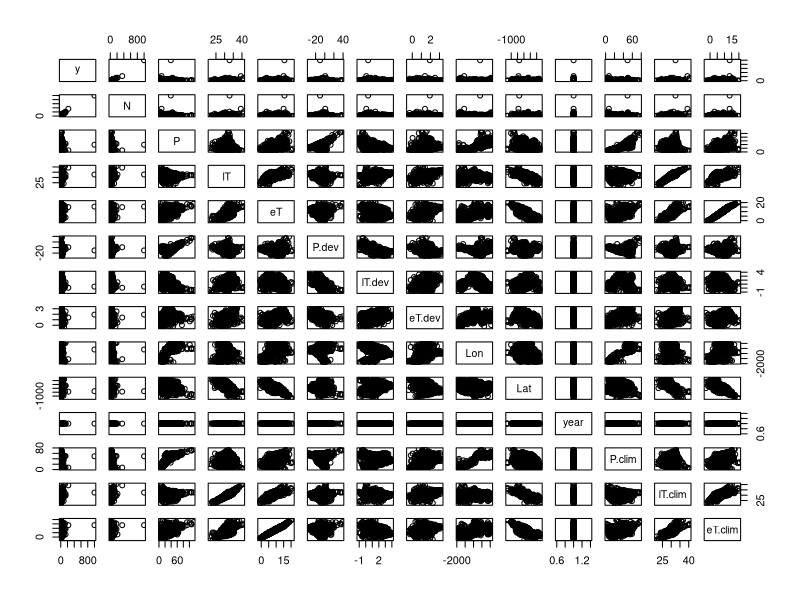
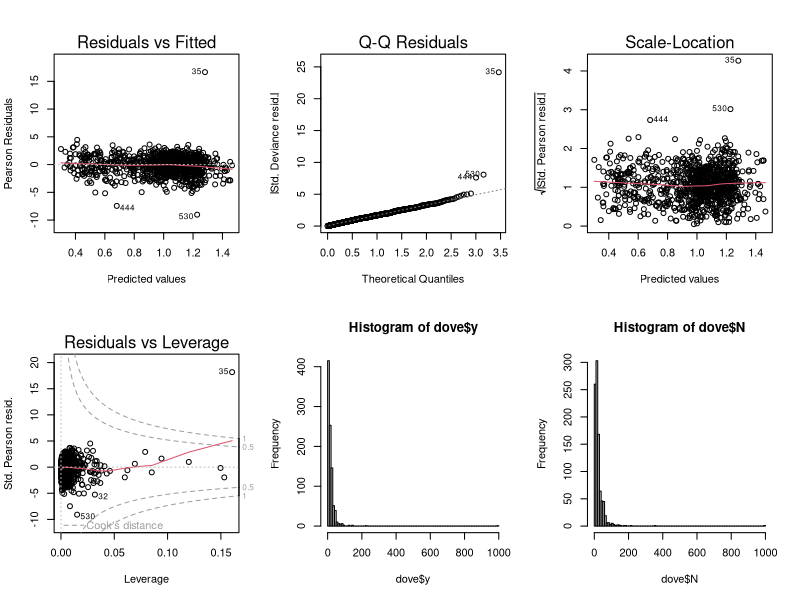
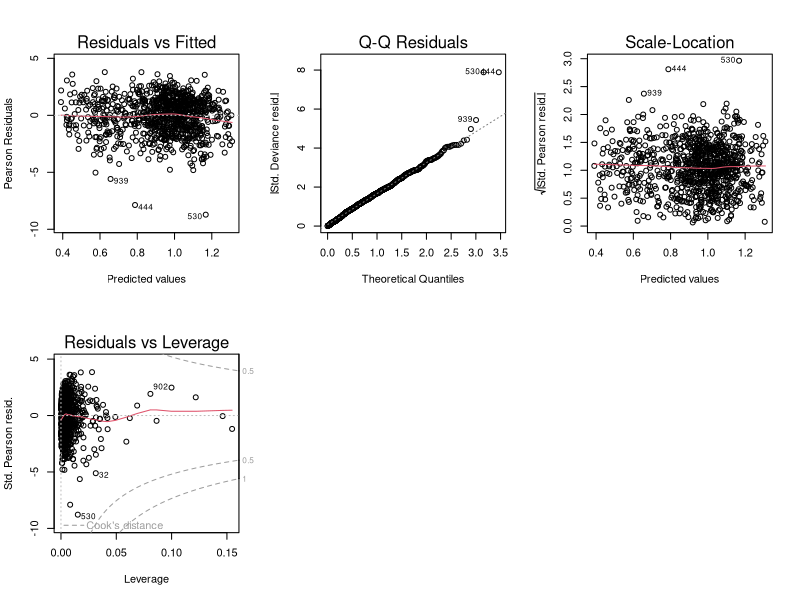
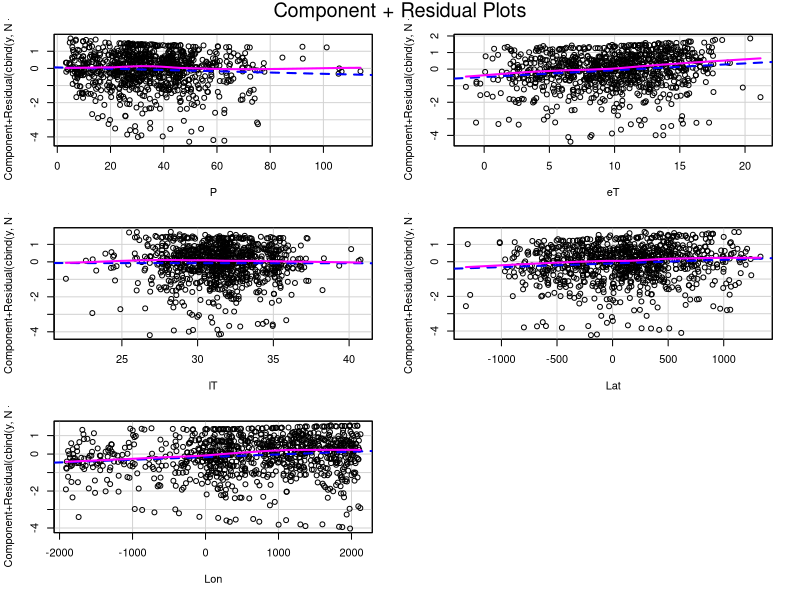
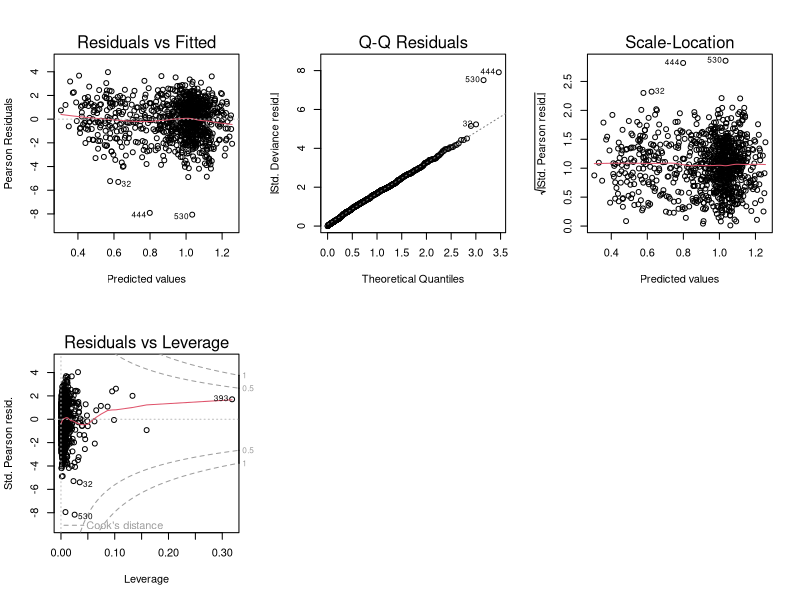
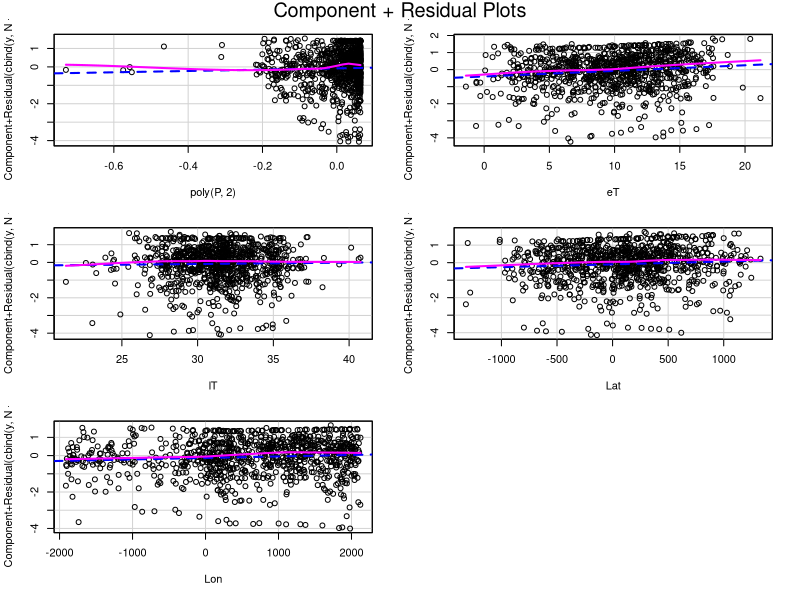
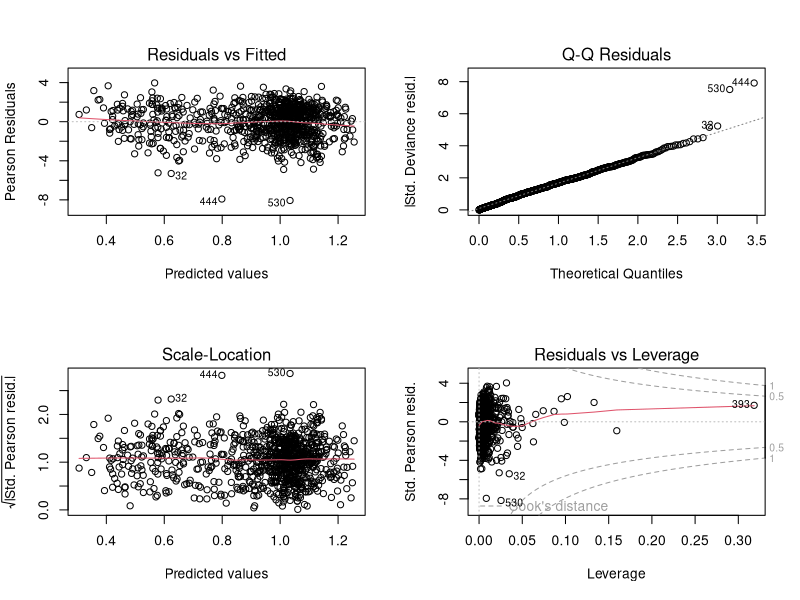
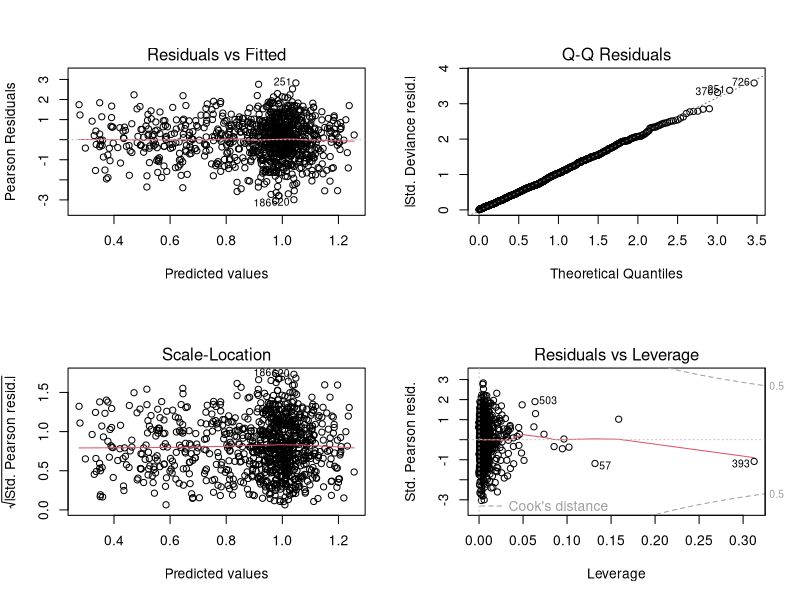

Source code (R) for these figures, in order: (Note: this script raises an error after producing the figures.)
## read in data

dove=read.csv("dove.csv")
head(dove)

## create P.dev = P-P.clim
##  and   lT.dev
##  and   eT.dev

dove$P.dev=dove$P-dove$P.clim
dove$eT.dev=dove$eT-dove$eT.clim
dove$lT.dev=dove$lT-dove$lT.clim


##
## Exploratory data analysis
##

pairs(dove)

#########################################################
##
##
## Model 1 : global adaptation
## y_i ~ Binom(N_i,p_i)
## logit(p_i) = eta_i
##
#########################################################

fit=glm(cbind(y,N-y)~P+eT+lT+Lat+Lon,data=dove,family=binomial)
summary(fit)
par(mfrow=c(2,3))
plot(fit)

##
## potential outlier / influential point
##

dove[35,]

## highly suspicious.  Both "y" and "N" are "999" which seems very odd
hist(dove$y,breaks=100)
hist(dove$N,breaks=100)

## Assume: 999=missing value.  Remove row 35 from analysis.

which(dove$y==999)

dove=dove[-35,]

## now re-fit

fit.global=glm(cbind(y,N-y)~P+eT+lT+Lat+Lon,data=dove,family=binomial)
summary(fit.global)
par(mfrow=c(2,3))
plot(fit.global)

##
## look for nonlinear relationships
##

library(car)
crPlots(fit.global)
## looks pretty good.  Could leave as is (based on partial residual plots),
##  or could add in polynomials:
## Only a quadratic in "P" is significant:

fit.global=glm(cbind(y,N-y)~poly(P,2)+eT+lT+Lat+Lon,data=dove,family=binomial)
summary(fit.global)
par(mfrow=c(2,3))
plot(fit.global)

crPlots(fit.global)

##
## Check for multicollinearity
##

vif(fit.global)
## borderline.  Could use ridge regression.  At least need to acknowledge multicollinearity


##
## Check residuals for appropriateness:
##
par(mfrow=c(2,2))
plot(fit.global)

## no problems here.  QQ plot has long tails.  Could try simulating data from model to
## see if this pattern persists:
p.hat=predict(fit.global,type="response")
y.sim=rbinom(length(p.hat),size=dove$N,prob=p.hat)
dove.sim=dove
dove.sim$y=y.sim
fit.global.sim=glm(cbind(y,N-y)~poly(P,2)+eT+lT+Lat+Lon,data=dove.sim,family=binomial)
summary(fit.global.sim)
par(mfrow=c(2,2))
plot(fit.global.sim)
## pattern persists - so is not a problem at all.



#########################################################
##
##
## Model 2 : local adaptation
## y_i ~ Binom(N_i,p_i)
## logit(p_i) = eta_i
##
#########################################################


fit.local=glm(cbind(y,N-y)~P.dev+eT.dev+lT.dev+Lat+Lon,data=dove,family=binomial)
summary(fit.local)
par(mfrow=c(2,3))
plot(fit.local)

##
## look for nonlinear relationships
##

library(car)
crPlots(fit.local)
## looks pretty good.  Could leave as is (based on partial residual plots),
##  or could add in polynomials, but none are significant:

fit.local=glm(cbind(y,N-y)~P.dev+eT.dev+lT.dev+Lat+Lon,data=dove,family=binomial)
summary(fit.local)
par(mfrow=c(2,3))
plot(fit.local)

crPlots(fit.local)

##
## Check for multicollinearity
##

vif(fit.local)
## just fine.  No problems here


##
## Check residuals for appropriateness:
##
par(mfrow=c(2,2))
plot(fit.local)

## no problems here.  QQ plot has long tails.  Could try simulating data from model to
## see if this pattern persists:
p.hat=predict(fit.local,type="response")
y.sim=rbinom(length(p.hat),size=dove$N,prob=p.hat)
dove.sim=dove
dove.sim$y=y.sim
fit.local.sim=glm(cbind(y,N-y)~P.dev+eT.dev+lT.dev+Lat+Lon,data=dove.sim,family=binomial)
summary(fit.local.sim)
par(mfrow=c(2,2))
plot(fit.local.sim)
## pattern persists - so is not a problem at all.





##
## Differential Adaptation Model
##
#########################################################
##

##
## Model 3 : Differential  adaptation
## y_i ~ Binom(N_i,p_i)
## logit(p_i) = eta_i
##
#########################################################


## try a model with interactions
fit.diff=glm(cbind(y,N-y)~P.clim*P.dev+lT.clim*lT.dev+eT.clim*eT.dev+Lat+Lon,data=dove,family=binomial)
summary(fit.diff)
## lT interaction is not significant - remove
fit.diff=glm(cbind(y,N-y)~P.clim*P.dev+lT.clim+lT.dev+eT.clim*eT.dev+Lat+Lon,data=dove,family=binomial)
summary(fit.diff)

## stepwise AIC or p-value model selection will remove both lT covariates
fit.diff=step(fit.diff)
summary(fit.diff)


##
## look for nonlinear relationships (nothing significant)
##

fit.diff.nonsig=glm(cbind(y,N-y)~P.clim*P.dev+lT.clim+lT.dev+eT.clim*poly(eT.dev,2)+Lat+Lon,data=dove,family=binomial)
summary(fit.diff.nonsig)

##
## Check for multicollinearity
##

vif(fit.diff)
## strong multicollinearity, partly due to the interactions.
## try centering / scaling covariates
X=dove[,-c(1,2)]
X.sc=scale(X)
summary(X)
summary(X.sc)

dove.sc=cbind(dove[,1:2],X.sc)

fit.diff=glm(cbind(y,N-y)~P.clim*P.dev+eT.clim*eT.dev+Lat+Lon,data=dove.sc,family=binomial)
summary(fit.diff)

vif(fit.diff)
## much better.  Alternative is to use ridge regression!

##
## Check residuals for appropriateness:
##
par(mfrow=c(2,2))
plot(fit.diff)

## no problems here.  QQ plot has long tails.  Could try simulating data from model to
## see if this pattern persists:
p.hat=predict(fit.diff,type="response")
y.sim=rbinom(length(p.hat),size=dove$N,prob=p.hat)
dove.sim=dove
dove.sim$y=y.sim
fit.diff.sim=glm(cbind(y,N-y)~P.clim*P.dev+eT.clim*eT.dev+Lat+Lon,data=dove.sc,family=binomial)
summary(fit.diff.sim)
par(mfrow=c(2,2))
plot(fit.diff.sim)
## pattern persists - so is not a problem at all.



## plot of 2D mean function
P.clim.vals=0:80
P.dev.vals=-40:40
xy=expand.grid(P.clim.vals,P.dev.vals)
names(xy) <- c("P.clim","P.dev")
xy$eT.dev=0
xy$eT.clim=10
xy$Lat=0
xy$Lon=0
z=predict(fit.diff,newdata=xy)
zmat=matrix(z,nrow=length(P.clim.vals),ncol=length(P.dev.vals))

filled.contour(P.clim.vals,P.dev.vals,zmat)
par(mfrow=c(1,1))
image(P.clim.vals,P.dev.vals,zmat)
points()
## interpretation: deviation from mean is very important at high precip areas
##  but not very important at low precip areas.


## a similar plot for eT would be needed.




##
## alternative using gam
##

library(mgcv)
fit.diff.gam=gam(cbind(y,N-y)~s(P.clim,P.dev)+s(eT.clim,eT.dev)+Lat+Lon,data=dove,family=binomial)
summary(fit.diff.gam)
plot(fit.diff.gam)


##
## compare models
##

AIC(fit.global)
AIC(fit.local)
AIC(fit.diff)

##
## Prediction
##

## Do on your own! 

